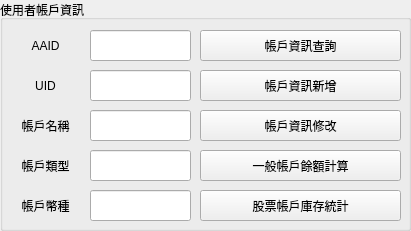
   <widget class="QGroupBox" name="groupBox_account_info">
    <property name="geometry">
     <rect>
      <x>20</x>
      <y>180</y>
      <width>411</width>
      <height>231</height>
     </rect>
    </property>
    <property name="title">
     <string>使用者帳戶資訊</string>
    </property>
    <widget class="QLabel" name="label_6">
     <property name="geometry">
      <rect>
       <x>10</x>
       <y>70</y>
       <width>71</width>
       <height>31</height>
      </rect>
     </property>
     <property name="text">
      <string>UID</string>
     </property>
     <property name="alignment">
      <set>Qt::AlignCenter</set>
     </property>
    </widget>
    <widget class="QLabel" name="label_7">
     <property name="geometry">
      <rect>
       <x>10</x>
       <y>30</y>
       <width>71</width>
       <height>31</height>
      </rect>
     </property>
     <property name="text">
      <string>AAID</string>
     </property>
     <property name="alignment">
      <set>Qt::AlignCenter</set>
     </property>
    </widget>
    <widget class="QLabel" name="label_8">
     <property name="geometry">
      <rect>
       <x>10</x>
       <y>110</y>
       <width>71</width>
       <height>31</height>
      </rect>
     </property>
     <property name="text">
      <string>帳戶名稱</string>
     </property>
     <property name="alignment">
      <set>Qt::AlignCenter</set>
     </property>
    </widget>
    <widget class="QLabel" name="label_12">
     <property name="geometry">
      <rect>
       <x>10</x>
       <y>150</y>
       <width>71</width>
       <height>31</height>
      </rect>
     </property>
     <property name="text">
      <string>帳戶類型</string>
     </property>
     <property name="alignment">
      <set>Qt::AlignCenter</set>
     </property>
    </widget>
    <widget class="QLabel" name="label_13">
     <property name="geometry">
      <rect>
       <x>10</x>
       <y>190</y>
       <width>71</width>
       <height>31</height>
      </rect>
     </property>
     <property name="text">
      <string>帳戶幣種</string>
     </property>
     <property name="alignment">
      <set>Qt::AlignCenter</set>
     </property>
    </widget>
    <widget class="QPushButton" name="pushButton_asset_insert">
     <property name="geometry">
      <rect>
       <x>200</x>
       <y>70</y>
       <width>201</width>
       <height>31</height>
      </rect>
     </property>
     <property name="text">
      <string>帳戶資訊新增</string>
     </property>
    </widget>
    <widget class="QPushButton" name="pushButton_asset_select">
     <property name="geometry">
      <rect>
       <x>200</x>
       <y>30</y>
       <width>201</width>
       <height>31</height>
      </rect>
     </property>
     <property name="text">
      <string>帳戶資訊查詢</string>
     </property>
    </widget>
    <widget class="QPushButton" name="pushButton_asset_update">
     <property name="geometry">
      <rect>
       <x>200</x>
       <y>110</y>
       <width>201</width>
       <height>31</height>
      </rect>
     </property>
     <property name="text">
      <string>帳戶資訊修改</string>
     </property>
    </widget>
    <widget class="QPushButton" name="pushButton_asset_stock_balance_eval">
     <property name="geometry">
      <rect>
       <x>200</x>
       <y>190</y>
       <width>201</width>
       <height>31</height>
      </rect>
     </property>
     <property name="font">
      <font>
       <pointsize>9</pointsize>
      </font>
     </property>
     <property name="text">
      <string>股票帳戶庫存統計</string>
     </property>
    </widget>
    <widget class="QPushButton" name="pushButton_asset_general_balance_eval">
     <property name="geometry">
      <rect>
       <x>200</x>
       <y>150</y>
       <width>201</width>
       <height>31</height>
      </rect>
     </property>
     <property name="font">
      <font>
       <pointsize>9</pointsize>
      </font>
     </property>
     <property name="text">
      <string>一般帳戶餘額計算</string>
     </property>
    </widget>
    <widget class="QLineEdit" name="lineEdit_asset_aaid">
     <property name="geometry">
      <rect>
       <x>90</x>
       <y>30</y>
       <width>101</width>
       <height>31</height>
      </rect>
     </property>
    </widget>
    <widget class="QLineEdit" name="lineEdit_asset_uid">
     <property name="geometry">
      <rect>
       <x>90</x>
       <y>70</y>
       <width>101</width>
       <height>31</height>
      </rect>
     </property>
    </widget>
    <widget class="QLineEdit" name="lineEdit_asset_name">
     <property name="geometry">
      <rect>
       <x>90</x>
       <y>110</y>
       <width>101</width>
       <height>31</height>
      </rect>
     </property>
    </widget>
    <widget class="QLineEdit" name="lineEdit_asset_type">
     <property name="geometry">
      <rect>
       <x>90</x>
       <y>150</y>
       <width>101</width>
       <height>31</height>
      </rect>
     </property>
    </widget>
    <widget class="QLineEdit" name="lineEdit_asset_currency">
     <property name="geometry">
      <rect>
       <x>90</x>
       <y>190</y>
       <width>101</width>
       <height>31</height>
      </rect>
     </property>
    </widget>
   </widget>
